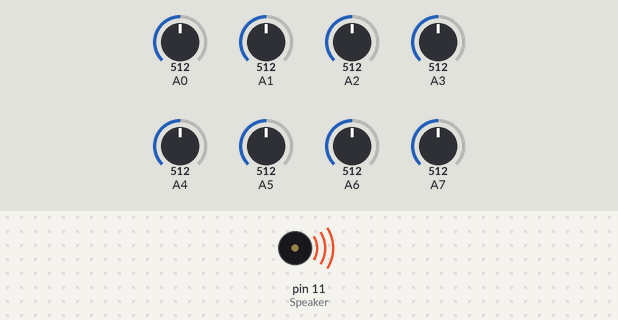
The sketch below on a simulated Arduino Nano, built with avr-gcc and run on an emulated ATmega328P. Parts: buzzer (waves = sounding). The test bench sets the inputs (shaded band); at power-on: A0 = 512, A1 = 512, A2 = 512, A3 = 512, A4 = 512, A5 = 512, A6 = 512, A7 = 512.

Above: at 0.1 s.
Timing chart, 0 to 1.6 s (numbered marks = the images above):
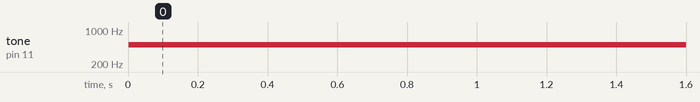

The sketch:

SoundSystem_V0.2.ino
```cpp
// Pin's Numbers
#define Speaker 11

// Variables
int speed1;
int speed2;
int speed3;
int speed4;

int freq1;
int freq2;
int freq3;
int freq4;


void setup() {
  Serial.begin(9600);
}


void loop() {
  //bpm
  speed1 = map(analogRead(A0), 0, 1023, 0, 1000);
  speed2 = map(analogRead(A2), 0, 1023, 0, 1000);
  speed3 = map(analogRead(A4), 0, 1023, 0, 1000);
  speed4 = map(analogRead(A6), 0, 1023, 0, 1000);


  //freq
  freq1 = map(analogRead(A1), 0, 1023, 0, 1000);
  freq2 = map(analogRead(A3), 0, 1023, 0, 1000);
  freq3 = map(analogRead(A5), 0, 1023, 0, 1000);
  freq4 = map(analogRead(A7), 0, 1023, 0, 1000);


  if(speed1 < 20 && speed2 < 20 && speed3 < 20 && speed4 < 20) {
    noTone(Speaker);
  }
  if ( speed1 > 40) {
    if ( freq1 > 40) {
      tone(Speaker, freq1);
    }
  }
  delay(speed1);
  if ( speed2 > 40) {
    if ( freq2 > 40) {
      tone(Speaker, freq2);
    }
  }
  delay(speed2);
  if ( speed3 > 40) {
    if ( freq3 > 40) {
      tone(Speaker, freq3);
    }
  }
  delay(speed3);
  if ( speed4 > 40) {
    if ( freq4 > 40) {
      tone(Speaker, freq4);
    }
  }
  delay(speed4);

}
```

Measured:
- by itself, tone on pin 11 (Speaker): silent → 500 Hz at 0.00 s
